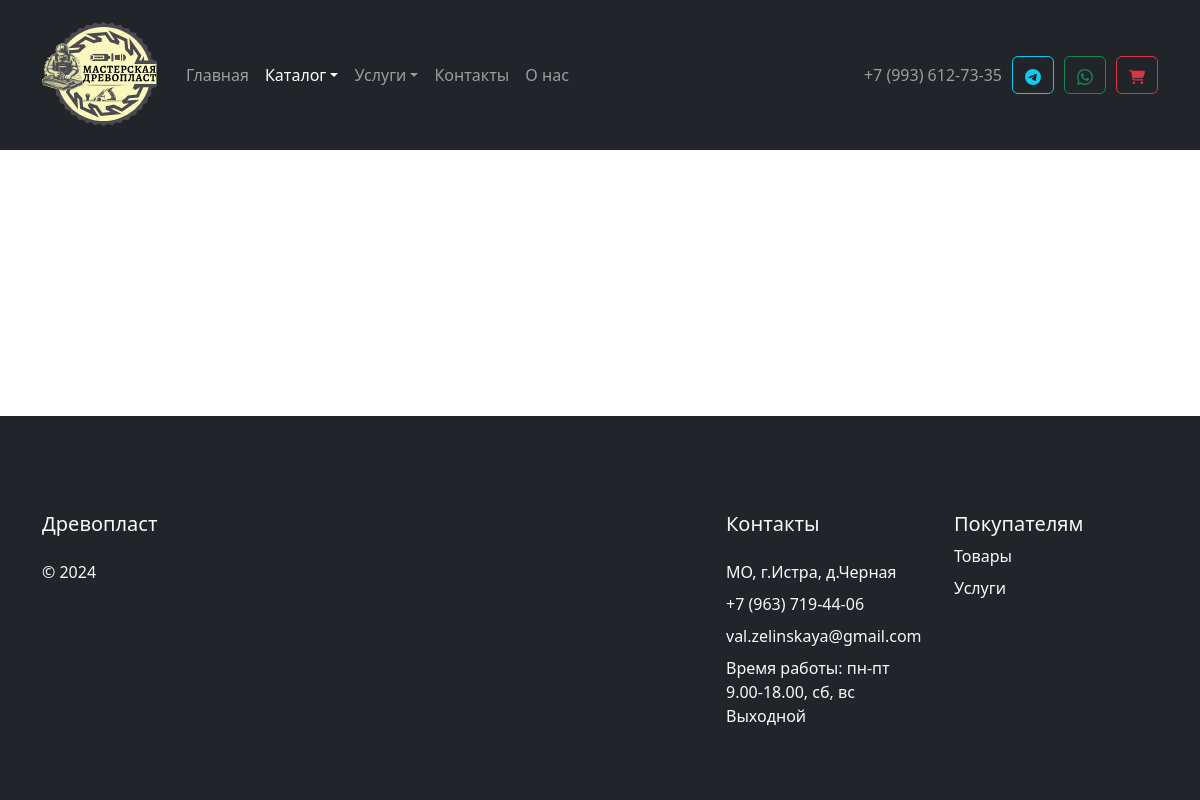
The app's page /catalog/restaurant/products.php, older data.
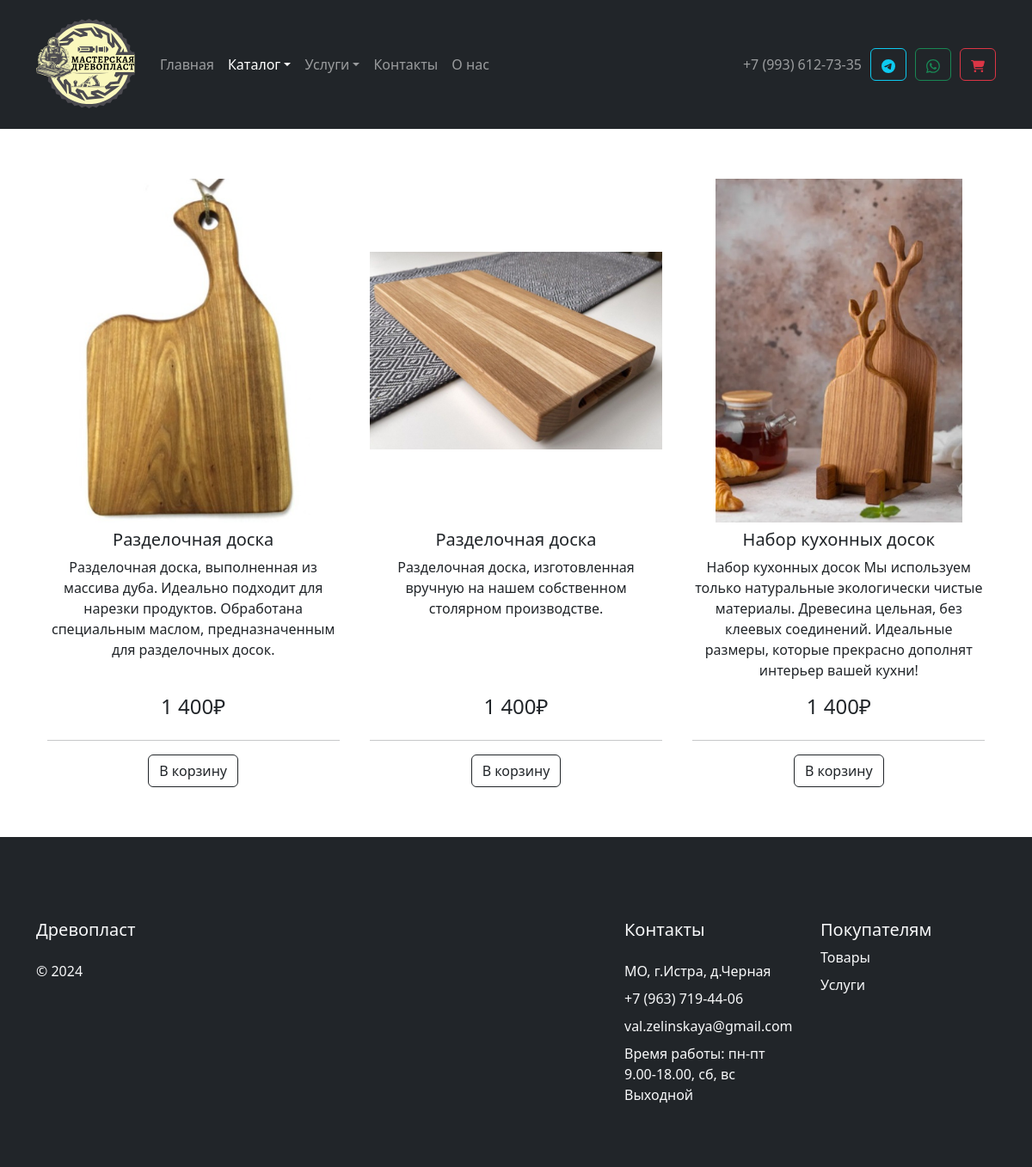
The same page, newer data.
### tables this page shows
CREATE TABLE `products_restaurant` (
  `id` int(10) NOT NULL,
  `article` varchar(20) NOT NULL,
  `name` varchar(100) NOT NULL,
  `short_description` varchar(200) NOT NULL COMMENT 'Краткое описание',
  `full_description` text NOT NULL COMMENT 'Полное описание',
  `category` int(5) NOT NULL,
  `subcategory` int(5) DEFAULT NULL,
  `image` varchar(100) NOT NULL,
  `price` float NOT NULL,
  `opt_price` float NOT NULL,
  `length` int(10) NOT NULL COMMENT 'Длина',
  `height` int(10) NOT NULL COMMENT 'Высота',
  `width` int(10) NOT NULL COMMENT 'Ширина',
  `weight` float NOT NULL COMMENT 'Вес',
  `color` varchar(30) NOT NULL
);

### catalog/restaurant/products.php (the view, shortened to what this page needs)
<?
$page = 'catalog';
include_once $_SERVER['DOCUMENT_ROOT'] . "/modules/header.php";
require($_SERVER['DOCUMENT_ROOT'] . '/database/db.php');
$subcategory = $_GET['sub'];
if ($subcategory) {
  $sql = "SELECT * FROM products_restaurant WHERE subcategory = $subcategory";
} else {
  $sql = "SELECT * FROM products_restaurant";
}
$result = $conn->query($sql);
if ($result->num_rows != 0) {
  $products = $result->fetch_all(MYSQLI_ASSOC);
}
?>
<div class="container my-5" style="flex: 1;">
  <div class="ki-product-card-wrapper d-flex justify-content-around">
    <?php foreach ($products as $product): ?>
      <div class="ki-product-card text-center">
        <a href="<?= '/catalog/restaurant/product?id=' . $product['id'] ?>" class="ki-product-card-link">
          <div class="ki-card-image-wrapper">
            <img class="ki-card-image" src=<?= '/assets/images/catalog/restaurant/' . $product['image'] ?> alt=<?= $product['name'] ?>>
          </div>
          <div class="ki-card-description d-flex flex-column mt-2">
            <p class="ki-card-title h5"><?= $product['name'] ?></p>
            <p class="ki-card-text"><?= $product['short_description'] ?></p>
            <p class="ki-card-price h4"><?= number_format($product['price'], 0, '.', ' ') . '₽'; ?></p>
          </div>
          <div class="ki-card-footer">
            <hr>
            <button type="button" class="btn btn-outline-dark" onclick="onBtnClick(event, <?= $product['id'] ?>, '<?= $product['name'] ?>' , '<?= $product['article'] ?>', <?= $product['price'] ?> )">В корзину</button>
          </div>
        </a>
      </div>
    <?php endforeach; ?>
  </div>
</div>
<? include_once $_SERVER['DOCUMENT_ROOT'] . "/modules/footer.php"; ?>

### modules/header.php (shortened to what this page needs)
<!DOCTYPE html>
<html lang="en">
<head>
  <link rel="stylesheet" href="/assets/bootstrap/css/bootstrap.min.css">
  <link rel="stylesheet" href="/assets/bootstrap/css/bootstrap-navbar-dropdown.css">
  <link rel="stylesheet" href="/assets/css/style.css">
</head>
<body>
  <header>
    <nav class="navbar sticky-top navbar-expand-lg bg-dark ki-navbar" data-bs-theme="dark">
      <div class="container-fluid container">
        <a class="navbar-brand" href="/"><img src="/assets/images/logo/logo_yellow_wb_min.svg" alt="Древопласт" style="height: 120px; width: 120px; border-radius: 50%;"></a>
        <div class="collapse navbar-collapse" id="navbarSupportedContent">
          <ul class="navbar-nav me-auto mb-2 mb-lg-0">
            <li class="nav-item ">
              <a class="nav-link <? if ($page === '/') echo 'active' ?>" aria-current="page" href="/">Главная</a>
            </li>
            <li class="nav-item dropdown">
              <a class="nav-link dropdown-toggle <? if ($page === 'catalog') echo 'active' ?>" href="#" id="dropdown1" data-flip="false"
                data-toggle="dropdown" aria-expanded="false">Каталог</a>
            </li>
            <li class="nav-item dropdown">
              <a class="nav-link dropdown-toggle <? if ($page === 'services') echo 'active' ?>" href="#" id="dropdown2" data-flip="false"
                data-toggle="dropdown" aria-expanded="false">Услуги</a>
            </li>
            <li class="nav-item">
              <a class="nav-link <? if ($page === 'contacts') echo 'active' ?>" aria-current="page" href="/contacts/">Контакты</a>
            </li>
            <li class="nav-item">
              <a class="nav-link" aria-current="page" href="/#about">О нас</a>
            </li>
          </ul>
          <div class="d-flex align-items-center" style="gap: 10px">
            <a class="ki-nav-phone-link" href="tel:+79936127335">+7 (993) 612-73-35</a>
            <a href="https://t.me/kiska_14" target="_blank" class="btn btn-outline-info" title="Перейти в Telegram"></a>
            <a href="https://api.whatsapp.com/send/?phone=89936127335&text&type=phone_number&app_absent=0" target="_blank" class="btn btn-outline-success" title="Написать в WhatsApp"></a>
            <a href="/cart" class="btn btn-outline-danger" title="Перейти в корзину">
            </a>
          </div>
        </div>
    </nav>
  </header>

### modules/footer.php (shortened to what this page needs)
<footer class=" pt-5 bg-dark text-light">
  <div class="container">
    <div class="row row-cols-1 row-cols-sm-2 row-cols-md-5 py-5">
      <div class="col mb-3">
        <a href="/" class="d-flex align-items-center mb-3 link-body-emphasis text-decoration-none text-light ki-footer-link">
          <h5>Древопласт</h5>
        </a>
        <p class="text-light">© 2024</p>
      </div>
      <div class="col mb-3"></div>
      <div class="col mb-3"></div>
      <div class="col mb-3">
        <a href="/contacts" class="d-flex align-items-center mb-3 link-body-emphasis text-decoration-none text-light ki-footer-link">
          <h5>Контакты</h5>
        </a>
        <ul class="nav flex-column">
          <li class="nav-item mb-2"><a href="#" class="nav-link p-0 text-light ki-footer-link">МО, г.Истра, д.Черная</a></li>
          <li class="nav-item mb-2"><a href="tel:+79637194406" class="nav-link p-0 text-light ki-footer-link">+7 (963) 719-44-06 </a></li>
          <li class="nav-item mb-2"><a href="/contacts/" class="nav-link p-0 text-light ki-footer-link">val.zelinskaya@gmail.com</a></li>
          <li class="nav-item mb-2"><a href="#" class="nav-link p-0 text-light ki-footer-link">Время работы:
              пн-пт 9.00-18.00, сб, вс Выходной</a></li>
        </ul>
      </div>
      <div class="col mb-3">
        <h5>Покупателям</h5>
        <ul class="nav flex-column">
          <li class="nav-item mb-2"><a href="/catalog/" class="nav-link p-0 text-light ki-footer-link">Товары</a></li>
          <li class="nav-item mb-2"><a href="/services/" class="nav-link p-0 text-light ki-footer-link">Услуги</a></li>
        </ul>
      </div>
    </div>
  </div>
</footer>
<div class="position-fixed bottom-0 end-0 p-3" style="z-index: 11">
</div>
</body>
</html>

### assets/css/style.css (style rules this page uses)
body { min-height: 100vh; display: flex; flex-direction: column; }
.ki-nav-phone-link { color: #ffffff8c; text-decoration: none; transition: all 0.3s; }
@media (min-width: 992px) { .ki-navbar { height: 150px; } }
.ki-product-card-wrapper { width: 100%; flex-wrap: wrap; gap: 10px; }
.ki-product-card { max-width: 360px; padding: 10px; transition: all .3s; }
.ki-product-card-link { text-decoration: none; color: var(--bs-body-color); display: flex; flex-direction: column; height: 100%; }
.ki-card-image-wrapper { height: 400px; display: flex; align-items: center; justify-content: center; }
.ki-card-image { max-width: 100%; max-height: 100%; }
.ki-card-description, .ki-card-text { flex: 1; }

Row changes from the older to the newer data that the page shows:
added products_restaurant: image (picture), name "Разделочная доска", short_description "Разделочная доска, выполненная из массива дуба. Идеально подходит для нарезки продуктов. Обработана специальным маслом, предназначенным для разделочных досок.", price "1 400"
added products_restaurant: image (picture), name "Разделочная доска", short_description "Разделочная доска, изготовленная вручную на нашем собственном столярном производстве.", price "1 400"
added products_restaurant: image (picture), name "Набор кухонных досок", short_description "Набор кухонных досок Мы используем только натуральные экологически чистые материалы. Древесина цельная, без клеевых соединений. Идеальные размеры, которые прекрасно дополнят интерьер вашей кухни!", price "1 400"
